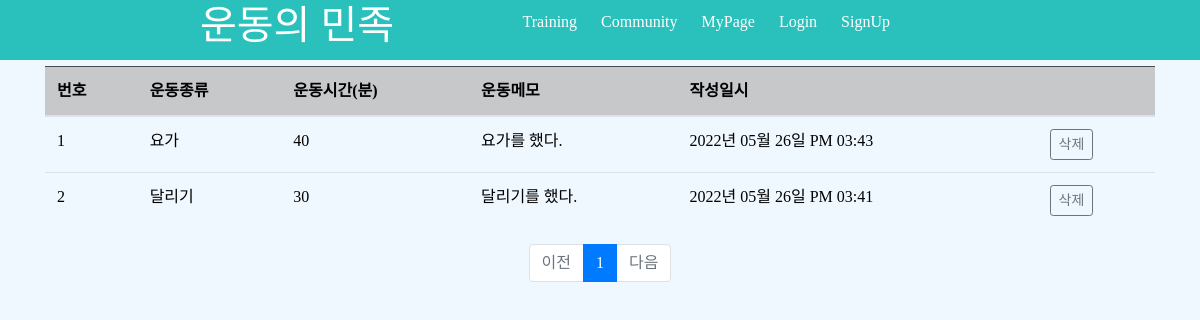
/list/exercisedata/, run on an earlier commit of the app's database.
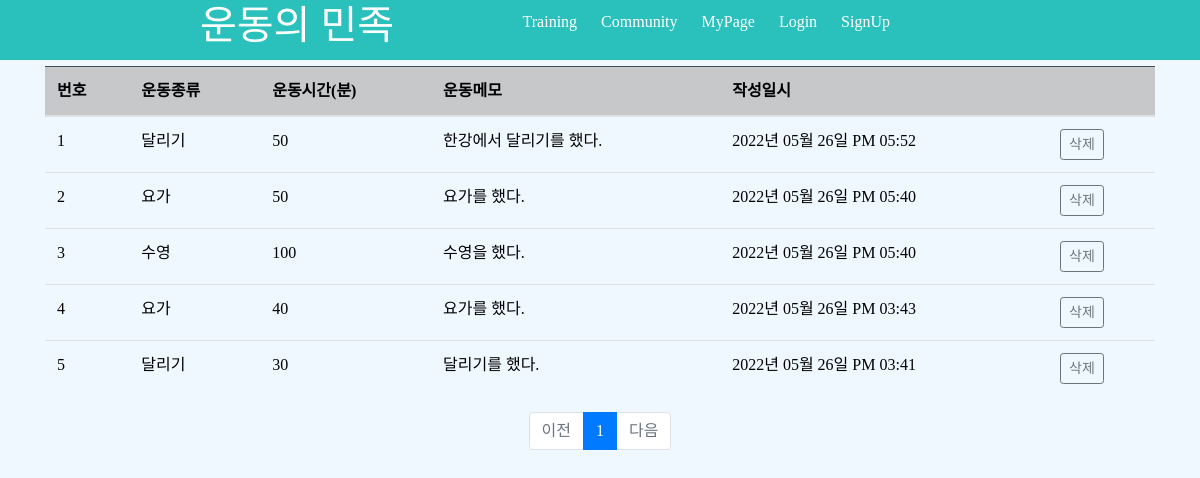
And on a later commit of the database.
### pybo/models.py (models this page shows)
class Exercise_Data(db.Model):
    id = db.Column(db.Integer, primary_key=True)
    exercise_type = db.Column(db.String(200), nullable=False)
    exercise_time = db.Column(db.Integer, nullable=False)
    exercise_note = db.Column(db.Text(), nullable=False)
    create_date = db.Column(db.DateTime(), nullable=False)

### pybo/views/list_views.py (the view)
@bp.route('/exercisedata/')
def exercisedatalist():
    page = request.args.get('page', type=int, default=1)
    exercisedata_list = Exercise_Data.query.order_by(Exercise_Data.create_date.desc())
    exercisedata_list = exercisedata_list.paginate(page, per_page=10)
    return render_template('exercisedata_list.html', exercisedata_list=exercisedata_list)

### pybo/filter.py (called while the page is built)
def format_datetime(value, fmt='%Y년 %m월 %d일 %p %I:%M'):
    return value.strftime(fmt)

### pybo/views/input_views.py (called while the page is built, shortened)
@bp.before_app_request
def defalut_health_data():
    check_user_id = session.get('user_id')

### pybo/views/main_views.py (called while the page is built)
@bp.before_app_request
def load_logged_in_user():
    user_id = session.get('user_id')
    if user_id is None:
        g.user = None
    else:
        g.user = Signup_Data.query.get(user_id)

### pybo/templates/exercisedata_list.html (shortened to what this page needs)
<!DOCTYPE html>
<html lang="en">
<head>
    <link rel="stylesheet" href="{{url_for('static', filename='bootstrap.min.css')}}">
    <link rel="stylesheet" href="{{url_for('static', filename='index.css')}}">
</head>
<body>
    <div class="header">
        <h1><a href="/">운동의 민족</a></h1>
        <div class="nav">
             {% if g.user %}
				<ul class="navbar-nav">
					<li><a href="#">Training</a></li>
					<li><a href="#">Community</a></li>
					<li><a href="/input">MyPage</a></li>
					<li class="nav-item ">
					<a class="nav-link" href="{{ url_for('main.logout') }}">{{ g.user.username }} Loginout</a>
					</li>
				</ul>
			{% else %}
				<ul>
					<li><a href="#">Training</a></li>
					<li><a href="#">Community</a></li>
					<li><a href="/input">MyPage</a></li>
					<li><a href="/login">Login</a></li>
					<li><a href=/signup>SignUp</a></li>
				</ul>
            {% endif %}
        </div>
    </div>
    <div class="blackinlist"></div>
    <div class="container my-3">
        <table class="table">
            <thead>
            <tr class="table-dark">
                <th>번호</th>
                <th>운동종류</th>
                <th>운동시간(분)</th>
                <th>운동메모</th>
                <th>작성일시</th>
                <th></th>
            </tr>
            </thead>
            <tbody>
            {% if exercisedata_list %}
            {% for exercisedata in exercisedata_list.items %}
            <tr>
                <td>{{ loop.index }}</td>
                <td>{{ exercisedata.exercise_type }}</td>
                <td>{{ exercisedata.exercise_time }}</td>
                <td>{{ exercisedata.exercise_note }}</td>
                <td>{{ exercisedata.create_date|datetime }}</td>
                <td><a href="javascript:void(0)" class="delete btn btn-sm btn-outline-secondary"
               data-uri="{{ url_for('list.delete_exercisedata', exercisedata_id=exercisedata.id) }}">삭제</a></td>
            </tr>
            {% endfor %}
            {% else %}
            <tr>
                <td colspan="3">운동정보가 없습니다.</td>
            </tr>
            {% endif %}
            </tbody>
        </table>
    <ul class="pagination justify-content-center">
        {% if exercisedata_list.has_prev %}
        <li class="page-item">
            <a class="page-link" href="?page={{ exercisedata_list.prev_num }}">이전</a>
        </li>
        {% else %}
        <li class="page-item disabled">
            <a class="page-link" tabindex="-1" aria-disabled="true" href="javascript:void(0)">이전</a>
        </li>
        {% endif %}
        {% for page_num in exercisedata_list.iter_pages() %}
        {% if page_num %}
        {% if page_num != exercisedata_list.page %}
        <li class="page-item">
            <a class="page-link" href="?page={{ page_num }}">{{ page_num }}</a>
        </li>
        {% else %}
        <li class="page-item active" aria-current="page">
            <a class="page-link" href="javascript:void(0)">{{ page_num }}</a>
        </li>
        {% endif %}
        {% else %}
        <li class="disabled">
            <a class="page-link" href="javascript:void(0)">...</a>
        </li>
        {% endif %}
        {% endfor %}
        {% if exercisedata_list.has_next %}
        <li class="page-item">
            <a class="page-link" href="?page={{ exercisedata_list.next_num }}">다음</a>
        </li>
        {% else %}
        <li class="page-item disabled">
            <a class="page-link" tabindex="-1" aria-disabled="true" href="javascript:void(0)">다음</a>
        </li>
        {% endif %}
    </ul>
    </div>
</body>
</html>

### pybo/static/index.css (style rules this page uses)
* { font-family: 'MaplestoryOTFLight'; text-decoration: none; margin: 0px; padding: 0px; color: black; list-style:none; }
body { font-family: 'BMJUA'; background: #F0F8FF; }
.header { width: 100%; height: 60px; margin: 0 auto; display: flex; justify-content: space-between; align-items: center; background: #2ac1bc; padding-left: 200px; position: fixed; z-index: 1; }
.header h1 a { text-decoration: none; color: white; }
.nav { padding-right: 300px; }
.nav ul li { display: inline-block; margin: 0 10px; }
.nav ul li a { text-decoration: none; color: white; }
.blackinlist { width:100%; height:50px; }

What changed in the data, as far as the page shows it:
added Exercise_Data: exercise_type "달리기", exercise_time "50", exercise_note "한강에서 달리기를 했다.", create_date "2022년 05월 26일 PM 05:52"
added Exercise_Data: exercise_type "요가", exercise_time "50", exercise_note "요가를 했다.", create_date "2022년 05월 26일 PM 05:40"
added Exercise_Data: exercise_type "수영", exercise_time "100", exercise_note "수영을 했다.", create_date "2022년 05월 26일 PM 05:40"
